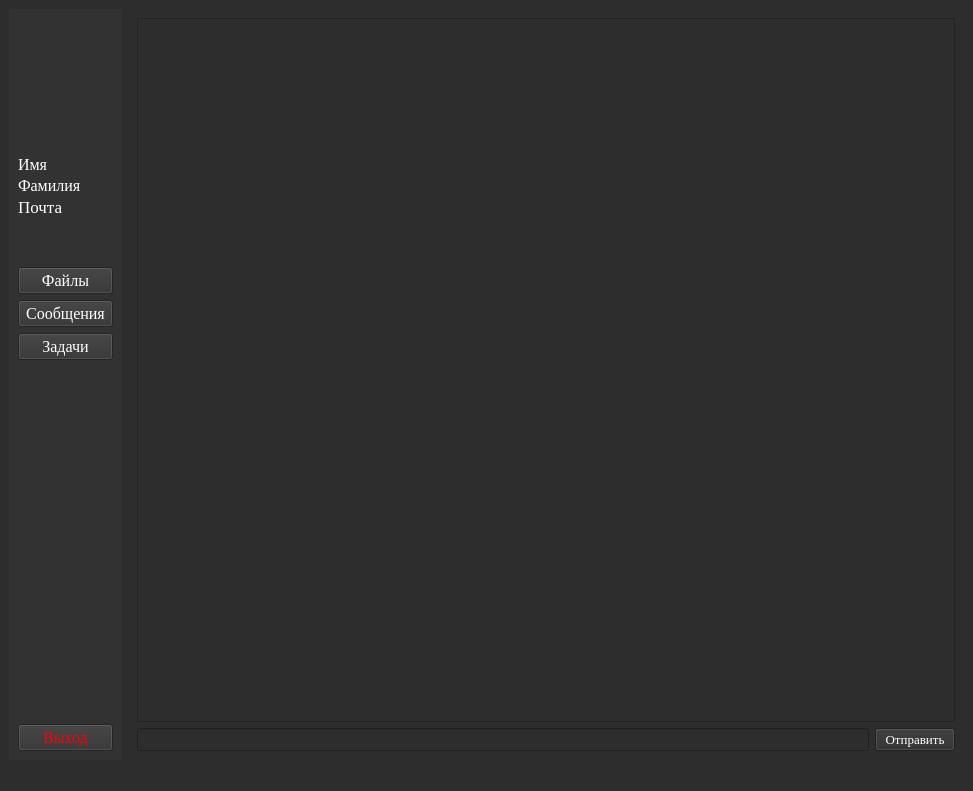
<?xml version="1.0" encoding="UTF-8"?>
<ui version="4.0">
 <class>SecondWindow</class>
 <widget class="QMainWindow" name="SecondWindow">
  <property name="geometry">
   <rect>
    <x>0</x>
    <y>0</y>
    <width>973</width>
    <height>791</height>
   </rect>
  </property>
  <property name="windowTitle">
   <string>MainWindow</string>
  </property>
  <property name="styleSheet">
   <string notr="true">background-color: rgb(45, 45, 45);</string>
  </property>
  <widget class="QWidget" name="centralwidget">
   <property name="sizePolicy">
    <sizepolicy hsizetype="Minimum" vsizetype="Minimum">
     <horstretch>0</horstretch>
     <verstretch>0</verstretch>
    </sizepolicy>
   </property>
   <property name="sizeIncrement">
    <size>
     <width>0</width>
     <height>0</height>
    </size>
   </property>
   <property name="focusPolicy">
    <enum>Qt::NoFocus</enum>
   </property>
   <property name="contextMenuPolicy">
    <enum>Qt::NoContextMenu</enum>
   </property>
   <property name="layoutDirection">
    <enum>Qt::LeftToRight</enum>
   </property>
   <layout class="QHBoxLayout" name="horizontalLayout">
    <item>
     <widget class="QWidget" name="widget" native="true">
      <property name="sizePolicy">
       <sizepolicy hsizetype="Fixed" vsizetype="Preferred">
        <horstretch>0</horstretch>
        <verstretch>0</verstretch>
       </sizepolicy>
      </property>
      <property name="font">
       <font>
        <pointsize>12</pointsize>
       </font>
      </property>
      <property name="styleSheet">
       <string notr="true">selection-color: rgb(255, 255, 255);
background-color: rgb(50, 50, 50);</string>
      </property>
      <layout class="QVBoxLayout" name="verticalLayout_2">
       <property name="spacing">
        <number>50</number>
       </property>
       <item>
        <widget class="QLabel" name="label_5">
         <property name="sizePolicy">
          <sizepolicy hsizetype="Preferred" vsizetype="Preferred">
           <horstretch>0</horstretch>
           <verstretch>0</verstretch>
          </sizepolicy>
         </property>
         <property name="minimumSize">
          <size>
           <width>32</width>
           <height>87</height>
          </size>
         </property>
         <property name="maximumSize">
          <size>
           <width>100</width>
           <height>100</height>
          </size>
         </property>
         <property name="text">
          <string/>
         </property>
         <property name="scaledContents">
          <bool>true</bool>
         </property>
        </widget>
       </item>
       <item>
        <layout class="QVBoxLayout" name="verticalLayout_3">
         <property name="spacing">
          <number>2</number>
         </property>
         <item>
          <widget class="QLabel" name="label_3">
           <property name="sizePolicy">
            <sizepolicy hsizetype="Fixed" vsizetype="Fixed">
             <horstretch>0</horstretch>
             <verstretch>0</verstretch>
            </sizepolicy>
           </property>
           <property name="font">
            <font>
             <family>Times New Roman</family>
             <pointsize>12</pointsize>
            </font>
           </property>
           <property name="styleSheet">
            <string notr="true">color: rgb(255, 255, 255);</string>
           </property>
           <property name="text">
            <string>Имя</string>
           </property>
          </widget>
         </item>
         <item>
          <widget class="QLabel" name="label">
           <property name="sizePolicy">
            <sizepolicy hsizetype="Fixed" vsizetype="Fixed">
             <horstretch>0</horstretch>
             <verstretch>0</verstretch>
            </sizepolicy>
           </property>
           <property name="font">
            <font>
             <family>Times New Roman</family>
             <pointsize>12</pointsize>
            </font>
           </property>
           <property name="styleSheet">
            <string notr="true">color: rgb(255, 255, 255);</string>
           </property>
           <property name="text">
            <string>Фамилия</string>
           </property>
          </widget>
         </item>
         <item>
          <widget class="QLabel" name="label_2">
           <property name="sizePolicy">
            <sizepolicy hsizetype="Fixed" vsizetype="Fixed">
             <horstretch>0</horstretch>
             <verstretch>0</verstretch>
            </sizepolicy>
           </property>
           <property name="font">
            <font>
             <family>Times New Roman</family>
             <pointsize>13</pointsize>
            </font>
           </property>
           <property name="styleSheet">
            <string notr="true">color: rgb(255, 255, 255);</string>
           </property>
           <property name="text">
            <string>Почта</string>
           </property>
          </widget>
         </item>
        </layout>
       </item>
       <item>
        <layout class="QVBoxLayout" name="verticalLayout_4">
         <property name="spacing">
          <number>6</number>
         </property>
         <item>
          <widget class="QPushButton" name="pushButton">
           <property name="font">
            <font>
             <family>Times New Roman</family>
             <pointsize>12</pointsize>
            </font>
           </property>
           <property name="styleSheet">
            <string notr="true">color: rgb(255, 255, 255);
gridline-color: rgb(0, 0, 0);</string>
           </property>
           <property name="text">
            <string>Файлы</string>
           </property>
          </widget>
         </item>
         <item>
          <widget class="QPushButton" name="pushButton_4">
           <property name="font">
            <font>
             <family>Times New Roman</family>
             <pointsize>12</pointsize>
            </font>
           </property>
           <property name="styleSheet">
            <string notr="true">color: rgb(255, 255, 255);</string>
           </property>
           <property name="text">
            <string> Сообщения </string>
           </property>
          </widget>
         </item>
         <item>
          <widget class="QPushButton" name="pushButton_3">
           <property name="font">
            <font>
             <family>Times New Roman</family>
             <pointsize>12</pointsize>
            </font>
           </property>
           <property name="styleSheet">
            <string notr="true">color: rgb(255, 255, 255);</string>
           </property>
           <property name="text">
            <string>Задачи</string>
           </property>
          </widget>
         </item>
        </layout>
       </item>
       <item>
        <spacer name="verticalSpacer_3">
         <property name="orientation">
          <enum>Qt::Vertical</enum>
         </property>
         <property name="sizeHint" stdset="0">
          <size>
           <width>20</width>
           <height>200</height>
          </size>
         </property>
        </spacer>
       </item>
       <item>
        <widget class="QPushButton" name="pushButton_2">
         <property name="font">
          <font>
           <family>Times New Roman</family>
           <pointsize>12</pointsize>
          </font>
         </property>
         <property name="styleSheet">
          <string notr="true">color: rgb(255, 0, 4);</string>
         </property>
         <property name="text">
          <string>Выход</string>
         </property>
        </widget>
       </item>
      </layout>
     </widget>
    </item>
    <item>
     <widget class="QStackedWidget" name="stackedWidget">
      <property name="currentIndex">
       <number>0</number>
      </property>
      <widget class="QWidget" name="Messege">
       <property name="font">
        <font>
         <family>Times New Roman</family>
         <pointsize>12</pointsize>
        </font>
       </property>
       <property name="styleSheet">
        <string notr="true">color: rgb(255, 255, 255);</string>
       </property>
       <layout class="QGridLayout" name="gridLayout_2">
        <item row="0" column="0" colspan="2">
         <widget class="QScrollArea" name="scrollArea">
          <property name="font">
           <font>
            <family>Times New Roman</family>
            <pointsize>10</pointsize>
           </font>
          </property>
          <property name="styleSheet">
           <string notr="true">color: rgb(255, 255, 255);</string>
          </property>
          <property name="widgetResizable">
           <bool>true</bool>
          </property>
          <widget class="QWidget" name="scrollAreaWidgetContents">
           <property name="geometry">
            <rect>
             <x>0</x>
             <y>0</y>
             <width>814</width>
             <height>681</height>
            </rect>
           </property>
           <property name="font">
            <font>
             <family>Times New Roman</family>
             <pointsize>12</pointsize>
            </font>
           </property>
           <property name="styleSheet">
            <string notr="true">background-color: rgb(45, 45, 45);</string>
           </property>
           <layout class="QGridLayout" name="gridLayout_3">
            <item row="0" column="0">
             <layout class="QVBoxLayout" name="verticalLayout"/>
            </item>
            <item row="1" column="0">
             <spacer name="verticalSpacer_4">
              <property name="orientation">
               <enum>Qt::Vertical</enum>
              </property>
              <property name="sizeHint" stdset="0">
               <size>
                <width>20</width>
                <height>40</height>
               </size>
              </property>
             </spacer>
            </item>
           </layout>
          </widget>
         </widget>
        </item>
        <item row="1" column="0">
         <widget class="QLineEdit" name="lineEdit">
          <property name="font">
           <font>
            <family>Times New Roman</family>
            <pointsize>10</pointsize>
           </font>
          </property>
          <property name="styleSheet">
           <string notr="true">color: rgb(255, 255, 255);</string>
          </property>
         </widget>
        </item>
        <item row="1" column="1">
         <widget class="QPushButton" name="pushButton_5">
          <property name="font">
           <font>
            <family>Times New Roman</family>
            <pointsize>10</pointsize>
           </font>
          </property>
          <property name="text">
           <string>Отправить</string>
          </property>
         </widget>
        </item>
       </layout>
      </widget>
      <widget class="QWidget" name="Files">
       <layout class="QGridLayout" name="gridLayout_4">
        <item row="1" column="0">
         <spacer name="horizontalSpacer_3">
          <property name="orientation">
           <enum>Qt::Horizontal</enum>
          </property>
          <property name="sizeHint" stdset="0">
           <size>
            <width>40</width>
            <height>20</height>
           </size>
          </property>
         </spacer>
        </item>
        <item row="2" column="1">
         <spacer name="verticalSpacer_6">
          <property name="orientation">
           <enum>Qt::Vertical</enum>
          </property>
          <property name="sizeHint" stdset="0">
           <size>
            <width>20</width>
            <height>40</height>
           </size>
          </property>
         </spacer>
        </item>
        <item row="1" column="1">
         <widget class="QLabel" name="label_6">
          <property name="font">
           <font>
            <family>Times New Roman</family>
            <pointsize>14</pointsize>
           </font>
          </property>
          <property name="styleSheet">
           <string notr="true">color: rgb(255, 255, 255);</string>
          </property>
          <property name="text">
           <string>TextLabel</string>
          </property>
         </widget>
        </item>
        <item row="0" column="1">
         <spacer name="verticalSpacer_5">
          <property name="orientation">
           <enum>Qt::Vertical</enum>
          </property>
          <property name="sizeHint" stdset="0">
           <size>
            <width>20</width>
            <height>40</height>
           </size>
          </property>
         </spacer>
        </item>
        <item row="1" column="2">
         <spacer name="horizontalSpacer_4">
          <property name="orientation">
           <enum>Qt::Horizontal</enum>
          </property>
          <property name="sizeHint" stdset="0">
           <size>
            <width>40</width>
            <height>20</height>
           </size>
          </property>
         </spacer>
        </item>
       </layout>
      </widget>
      <widget class="QWidget" name="MainMenu">
       <layout class="QGridLayout" name="gridLayout">
        <item row="1" column="0">
         <spacer name="horizontalSpacer">
          <property name="orientation">
           <enum>Qt::Horizontal</enum>
          </property>
          <property name="sizeHint" stdset="0">
           <size>
            <width>40</width>
            <height>20</height>
           </size>
          </property>
         </spacer>
        </item>
        <item row="1" column="1">
         <widget class="QLabel" name="label_4">
          <property name="font">
           <font>
            <family>Times New Roman</family>
            <pointsize>14</pointsize>
           </font>
          </property>
          <property name="styleSheet">
           <string notr="true">color: rgb(255, 255, 255);</string>
          </property>
          <property name="text">
           <string>TextLabel</string>
          </property>
         </widget>
        </item>
        <item row="0" column="1">
         <spacer name="verticalSpacer">
          <property name="orientation">
           <enum>Qt::Vertical</enum>
          </property>
          <property name="sizeHint" stdset="0">
           <size>
            <width>20</width>
            <height>40</height>
           </size>
          </property>
         </spacer>
        </item>
        <item row="2" column="1">
         <spacer name="verticalSpacer_2">
          <property name="orientation">
           <enum>Qt::Vertical</enum>
          </property>
          <property name="sizeHint" stdset="0">
           <size>
            <width>20</width>
            <height>40</height>
           </size>
          </property>
         </spacer>
        </item>
        <item row="1" column="2">
         <spacer name="horizontalSpacer_2">
          <property name="orientation">
           <enum>Qt::Horizontal</enum>
          </property>
          <property name="sizeHint" stdset="0">
           <size>
            <width>40</width>
            <height>20</height>
           </size>
          </property>
         </spacer>
        </item>
       </layout>
      </widget>
      <widget class="QWidget" name="Tasks">
       <layout class="QGridLayout" name="gridLayout_5">
        <item row="2" column="1">
         <spacer name="verticalSpacer_8">
          <property name="orientation">
           <enum>Qt::Vertical</enum>
          </property>
          <property name="sizeHint" stdset="0">
           <size>
            <width>20</width>
            <height>40</height>
           </size>
          </property>
         </spacer>
        </item>
        <item row="1" column="1">
         <widget class="QLabel" name="label_7">
          <property name="font">
           <font>
            <family>Times New Roman</family>
            <pointsize>14</pointsize>
           </font>
          </property>
          <property name="styleSheet">
           <string notr="true">color: rgb(255, 255, 255);</string>
          </property>
          <property name="text">
           <string>TextLabel</string>
          </property>
         </widget>
        </item>
        <item row="0" column="1">
         <spacer name="verticalSpacer_7">
          <property name="orientation">
           <enum>Qt::Vertical</enum>
          </property>
          <property name="sizeHint" stdset="0">
           <size>
            <width>20</width>
            <height>40</height>
           </size>
          </property>
         </spacer>
        </item>
        <item row="1" column="0">
         <spacer name="horizontalSpacer_5">
          <property name="orientation">
           <enum>Qt::Horizontal</enum>
          </property>
          <property name="sizeHint" stdset="0">
           <size>
            <width>40</width>
            <height>20</height>
           </size>
          </property>
         </spacer>
        </item>
        <item row="1" column="2">
         <spacer name="horizontalSpacer_6">
          <property name="orientation">
           <enum>Qt::Horizontal</enum>
          </property>
          <property name="sizeHint" stdset="0">
           <size>
            <width>40</width>
            <height>20</height>
           </size>
          </property>
         </spacer>
        </item>
       </layout>
      </widget>
     </widget>
    </item>
   </layout>
  </widget>
  <widget class="QMenuBar" name="menubar">
   <property name="geometry">
    <rect>
     <x>0</x>
     <y>0</y>
     <width>973</width>
     <height>21</height>
    </rect>
   </property>
  </widget>
  <widget class="QStatusBar" name="statusbar"/>
 </widget>
 <resources/>
 <connections/>
</ui>
